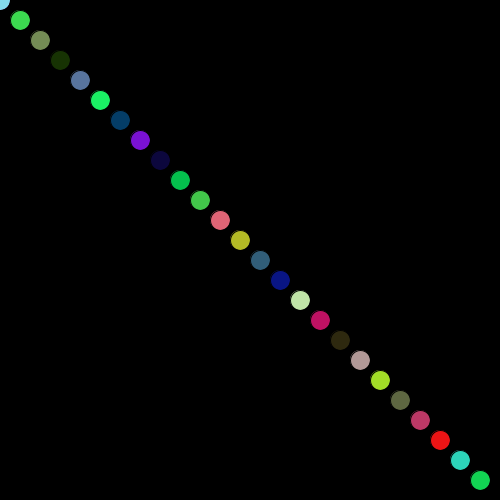
Frame 1 (no input)
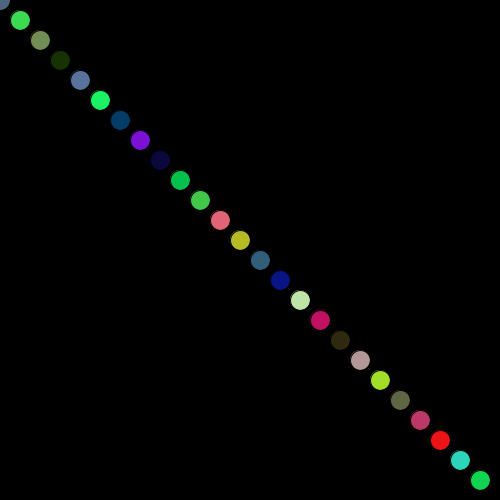
Frame 60 (the mouse pressed at the canvas centre just before this capture)
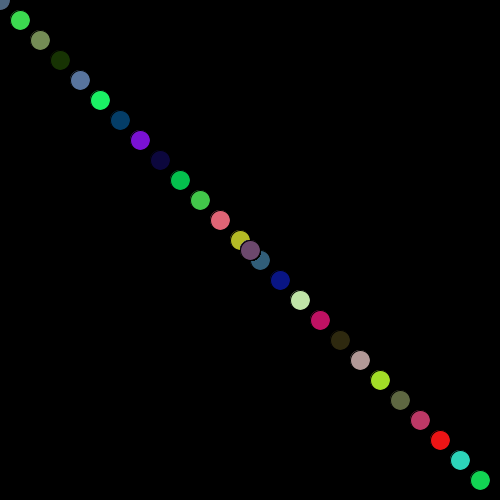
Frame 120 (the mouse held since frame 60 and released just before this capture)

The Processing sketch that drew these frames (run headless with seeded random() and noise(); from frame 60 on, the mouse is pressed at the canvas centre):

// Processing sketch: multipleEllipse
// ── multipleEllipse.pde
void setup(){

 
size(500,500); 
background(0);

for(int i=0;i<500;i=i+20){

fill(random(0,255),random(0,255),random(0,255)); 
ellipse(i,i,20,20);
}

} 


void draw(){

  fill(random(0,255),random(0,255),random(0,255)); 
ellipse(mouseX,mouseY,20,20);

}
